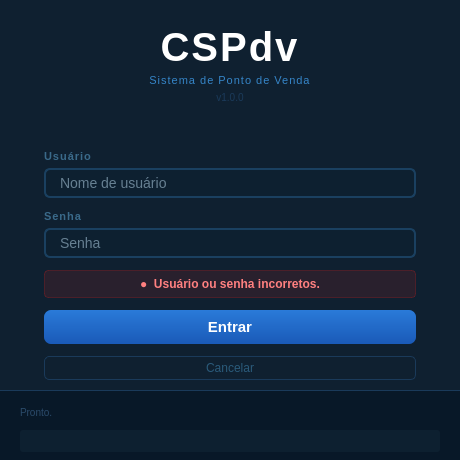
<?xml version="1.0" encoding="UTF-8"?>
<ui version="4.0">
 <class>TelaDeLogin</class>
 <widget class="QDialog" name="TelaDeLogin">
  <property name="geometry">
   <rect><x>0</x><y>0</y><width>460</width><height>460</height></rect>
  </property>
  <property name="windowTitle"><string>CSPdv - Login</string></property>
  <property name="modal"><bool>true</bool></property>
  <property name="styleSheet">
   <string notr="true">
    QDialog {
     background-color: #0f2030;
     font-family: Arial;
    }
   </string>
  </property>

  <layout class="QVBoxLayout" name="mainVLayout">
   <property name="spacing"><number>0</number></property>
   <property name="leftMargin"><number>0</number></property>
   <property name="topMargin"><number>0</number></property>
   <property name="rightMargin"><number>0</number></property>
   <property name="bottomMargin"><number>0</number></property>

   <!-- ══ TOPO: Logo + versão ══ -->
   <item>
    <widget class="QFrame" name="frameTop">
     <property name="minimumHeight"><number>130</number></property>
     <property name="maximumHeight"><number>130</number></property>
     <property name="styleSheet">
      <string notr="true">
       QFrame#frameTop {
        background: qlineargradient(x1:0,y1:0,x2:0,y2:1,
         stop:0 #1a3a5a, stop:1 #0a1828);
        border-bottom: 2px solid #3585c8;
       }
      </string>
     </property>
     <layout class="QVBoxLayout" name="topVLayout">
      <property name="spacing"><number>4</number></property>
      <property name="leftMargin"><number>0</number></property>
      <property name="topMargin"><number>24</number></property>
      <property name="rightMargin"><number>0</number></property>
      <property name="bottomMargin"><number>18</number></property>
      <item>
       <widget class="QLabel" name="labelLogo">
        <property name="text"><string>CSPdv</string></property>
        <property name="alignment"><set>Qt::AlignCenter</set></property>
        <property name="styleSheet">
         <string notr="true">color:white;font-size:40px;font-weight:bold;letter-spacing:2px;</string>
        </property>
       </widget>
      </item>
      <item>
       <widget class="QLabel" name="labelSubtitulo">
        <property name="text"><string>Sistema de Ponto de Venda</string></property>
        <property name="alignment"><set>Qt::AlignCenter</set></property>
        <property name="styleSheet">
         <string notr="true">color:#3585c8;font-size:11px;letter-spacing:1px;</string>
        </property>
       </widget>
      </item>
      <item>
       <widget class="QLabel" name="labelVersao">
        <property name="text"><string>v1.0.0</string></property>
        <property name="alignment"><set>Qt::AlignCenter</set></property>
        <property name="styleSheet">
         <string notr="true">color:#1a3a5a;font-size:10px;</string>
        </property>
       </widget>
      </item>
     </layout>
    </widget>
   </item>

   <!-- ══ FORMULÁRIO ══ -->
   <item>
    <widget class="QFrame" name="frameForm">
     <property name="styleSheet">
      <string notr="true">QFrame#frameForm { background-color: #0f2030; }</string>
     </property>
     <layout class="QVBoxLayout" name="formVLayout">
      <property name="spacing"><number>12</number></property>
      <property name="leftMargin"><number>44</number></property>
      <property name="topMargin"><number>28</number></property>
      <property name="rightMargin"><number>44</number></property>
      <property name="bottomMargin"><number>10</number></property>

      <!-- Usuário -->
      <item>
       <layout class="QVBoxLayout"><property name="spacing"><number>5</number></property>
        <item>
         <widget class="QLabel" name="labelLogin">
          <property name="text"><string>Usuário</string></property>
          <property name="styleSheet">
           <string notr="true">font-size:11px;font-weight:bold;color:#3a6a8a;letter-spacing:1px;</string>
          </property>
         </widget>
        </item>
        <item>
         <widget class="QLineEdit" name="lineEditLogin">
          <property name="minimumHeight"><number>42</number></property>
          <property name="placeholderText"><string>Nome de usuário</string></property>
          <property name="styleSheet">
           <string notr="true">
            QLineEdit{background-color:#0d2030;border:2px solid #1a4060;border-radius:6px;font-size:14px;color:#c0dff4;padding:4px 12px;selection-background-color:#3585c8;selection-color:white;}
            QLineEdit:focus{border:2px solid #3585c8;background-color:#0f2840;}
            QLineEdit:hover:!focus{border:2px solid #2a5a80;}
           </string>
          </property>
         </widget>
        </item>
       </layout>
      </item>

      <!-- Senha -->
      <item>
       <layout class="QVBoxLayout"><property name="spacing"><number>5</number></property>
        <item>
         <widget class="QLabel" name="labelSenha">
          <property name="text"><string>Senha</string></property>
          <property name="styleSheet">
           <string notr="true">font-size:11px;font-weight:bold;color:#3a6a8a;letter-spacing:1px;</string>
          </property>
         </widget>
        </item>
        <item>
         <widget class="QLineEdit" name="lineEditSenha">
          <property name="minimumHeight"><number>42</number></property>
          <property name="echoMode"><enum>QLineEdit::Password</enum></property>
          <property name="placeholderText"><string>Senha</string></property>
          <property name="styleSheet">
           <string notr="true">
            QLineEdit{background-color:#0d2030;border:2px solid #1a4060;border-radius:6px;font-size:14px;color:#c0dff4;padding:4px 12px;selection-background-color:#3585c8;selection-color:white;}
            QLineEdit:focus{border:2px solid #3585c8;background-color:#0f2840;}
            QLineEdit:hover:!focus{border:2px solid #2a5a80;}
           </string>
          </property>
         </widget>
        </item>
       </layout>
      </item>

      <!-- Mensagem de erro -->
      <item>
       <widget class="QLabel" name="labelErro">
        <property name="text"><string>&#9679;  Usuário ou senha incorretos.</string></property>
        <property name="visible"><bool>false</bool></property>
        <property name="alignment"><set>Qt::AlignCenter</set></property>
        <property name="styleSheet">
         <string notr="true">
          QLabel {
           background-color: rgba(180,30,30,40);
           border: 1px solid rgba(180,30,30,80);
           border-radius: 4px;
           font-size: 12px;
           font-weight: bold;
           color: #ff8080;
           padding: 6px 10px;
          }
         </string>
        </property>
       </widget>
      </item>

      <!-- Botão Entrar -->
      <item>
       <widget class="QPushButton" name="btnLogar">
        <property name="text"><string>Entrar</string></property>
        <property name="shortcut"><string>Return</string></property>
        <property name="default"><bool>true</bool></property>
        <property name="minimumHeight"><number>48</number></property>
        <property name="styleSheet">
         <string notr="true">
          QPushButton{background:qlineargradient(x1:0,y1:0,x2:0,y2:1,stop:0 #2a7ad8,stop:1 #1a5ab8);color:white;font-size:15px;font-weight:bold;border:none;border-radius:7px;padding:8px;}
          QPushButton:hover{background:qlineargradient(x1:0,y1:0,x2:0,y2:1,stop:0 #3a88e8,stop:1 #2a68c8);}
          QPushButton:pressed{background:qlineargradient(x1:0,y1:0,x2:0,y2:1,stop:0 #1a5098,stop:1 #0e3880);}
         </string>
        </property>
       </widget>
      </item>

      <!-- Botão Cancelar -->
      <item>
       <widget class="QPushButton" name="btnCancelar">
        <property name="text"><string>Cancelar</string></property>
        <property name="shortcut"><string>Escape</string></property>
        <property name="minimumHeight"><number>34</number></property>
        <property name="styleSheet">
         <string notr="true">
          QPushButton{background-color:transparent;color:#2a5a7a;font-size:12px;border:1px solid #1a3a5a;border-radius:5px;padding:4px;}
          QPushButton:hover{background-color:rgba(255,255,255,6);color:#4a8ab0;border-color:#2a5a80;}
          QPushButton:pressed{background-color:rgba(255,255,255,10);}
         </string>
        </property>
       </widget>
      </item>

    </layout>
   </widget>
  </item>

  <!-- ══ RODAPÉ: barra de carregamento ══ -->
  <item>
   <widget class="QFrame" name="frameRodape">
    <property name="minimumHeight"><number>52</number></property>
    <property name="maximumHeight"><number>52</number></property>
    <property name="styleSheet">
     <string notr="true">
      QFrame#frameRodape {
       background-color: #081828;
       border-top: 1px solid #1a3a5a;
      }
     </string>
    </property>
    <layout class="QVBoxLayout" name="rodapeVLayout">
     <property name="spacing"><number>4</number></property>
     <property name="leftMargin"><number>20</number></property>
     <property name="topMargin"><number>8</number></property>
     <property name="rightMargin"><number>20</number></property>
     <property name="bottomMargin"><number>8</number></property>
     <item>
      <widget class="QLabel" name="labelCarregando">
       <property name="text"><string>Pronto.</string></property>
       <property name="styleSheet">
        <string notr="true">color:#2a4a6a;font-size:10px;</string>
       </property>
      </widget>
     </item>
     <item>
      <widget class="QProgressBar" name="progressBarCarregando">
       <property name="minimumHeight"><number>6</number></property>
       <property name="maximumHeight"><number>6</number></property>
       <property name="value"><number>0</number></property>
       <property name="textVisible"><bool>false</bool></property>
       <property name="styleSheet">
        <string notr="true">
         QProgressBar{border:none;border-radius:3px;background-color:#0d2030;}
         QProgressBar::chunk{background:qlineargradient(x1:0,y1:0,x2:1,y2:0,stop:0 #1a5fa0,stop:1 #3585c8);border-radius:3px;}
        </string>
       </property>
      </widget>
     </item>
    </layout>
   </widget>
  </item>

  </layout>
 </widget>

 <resources/>
 <connections>
  <connection>
   <sender>btnCancelar</sender>
   <signal>clicked()</signal>
   <receiver>TelaDeLogin</receiver>
   <slot>reject()</slot>
  </connection>
 </connections>
</ui>
